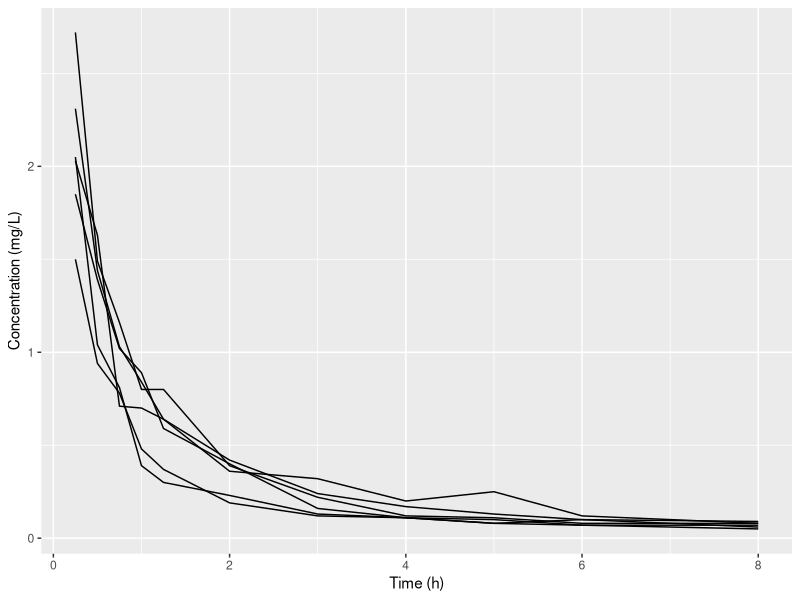

Reproduce this figure in R.
# Load the dataset
data("Indometh")

# Load library
library(ggplot2)

# Explore dataset
head(Indometh)

View(Indometh)

dim(Indometh)

max(Indometh$time)

# Plot 
ggplot(data = Indometh, aes(x = time, y = conc, group = Subject))+
  geom_line()+
  labs(x="Time (h)", y = "Concentration (mg/L)")
